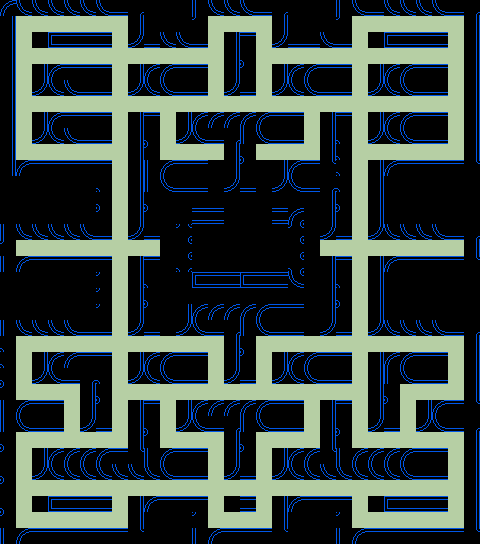

This game map was drawn from its Tiled (.tmx) file and the tilesets committed beside it. A one-line description and the trimmed map source follow:
An orthogonal 30x34 tile map with 16x16 px tiles, 3 tile layers (Path, Coins, Walls), 2 tilesets.

<map version="1.5" tiledversion="1.7.2" orientation="orthogonal" renderorder="right-down" width="30" height="34" tilewidth="16" tileheight="16" infinite="0" nextlayerid="13" nextobjectid="11">
 <editorsettings>
  <export target="../../../../../../Desktop/Level_Test2.tmx" format="tmx" />
 </editorsettings>
 <tileset firstgid="1" name="tileset" tilewidth="16" tileheight="16" tilecount="264" columns="22">
  <image source="tiles set.png" width="362" height="199" />
 </tileset>
 <tileset firstgid="265" source="TileSet.tsx" />
 <layer id="10" name="Path" width="30" height="34">
  <properties>
   <property name="value" type="int" value="0" />
  </properties>
  <data>[1020 cells, 376 non-empty, 1 distinct tile ids]</data>
 </layer>
 <layer id="12" name="Coins" width="30" height="34">
  <properties>
   <property name="value" type="int" value="0" />
  </properties>
  <data>[1020 cells, 318 non-empty, 1 distinct tile ids]</data>
 </layer>
 <layer id="2" name="Walls" width="30" height="34">
  <properties>
   <property name="value" type="int" value="100" />
  </properties>
  <data>[1020 cells, 644 non-empty, 32 distinct tile ids]</data>
 </layer>
</map>
